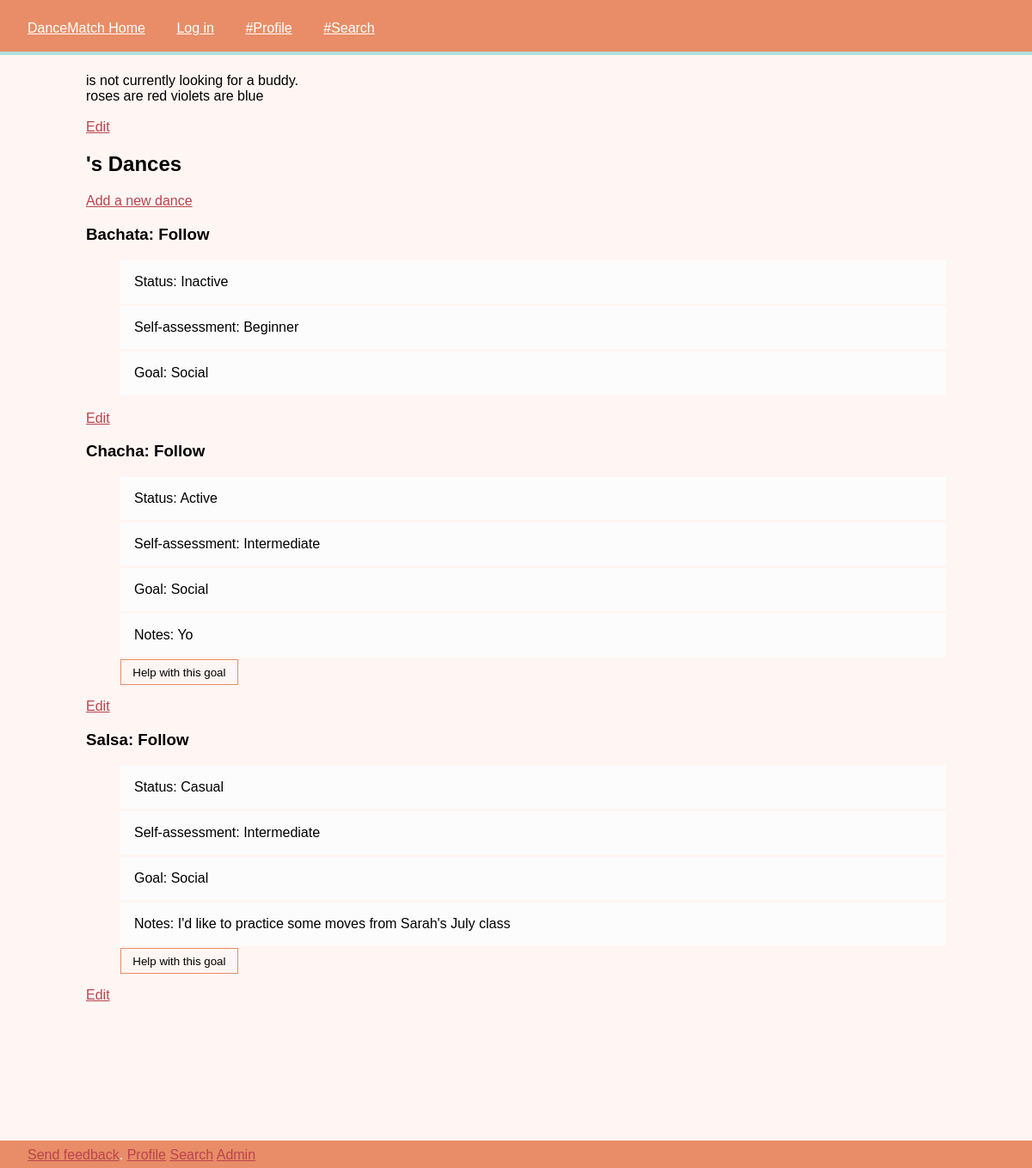
The app's page /profile/2/ with its own data.
### dancematch_app/models.py (models this page shows, shortened)
class Dancer(models.Model):
    user = models.OneToOneField(User)
    bio = models.TextField()
    img_path = models.CharField(max_length=200, default="/static/uploads/default.png")

class DancePrefs(models.Model):
    dance = models.ForeignKey(Dance)
    dancer = models.ForeignKey(Dancer)
    role = models.ForeignKey(DanceRole)
    skill_level = models.ForeignKey(SkillLevel, default=1)
    activity = models.ForeignKey(Activity, default=1)
    goal = models.ForeignKey(Goals, default=1)
    notes = models.TextField(blank=True)
    class Meta:
        verbose_name_plural = "dance prefs"

class Dance(models.Model):
    name = models.CharField(default='', max_length=200)
    description = models.TextField(blank=True)
    class Meta:
        ordering = ["name"]
    def __str__(self):
        return self.name

class DanceRole(models.Model):
    name = models.CharField(max_length=200)
    def __str__(self):
        return self.name

class Activity(models.Model):
    name = models.CharField(max_length=200)
    class Meta:
        verbose_name_plural = "activities"
    def __str__(self):
        return self.name

class SkillLevel(models.Model):
    name = models.CharField(max_length=200)
    def __str__(self):
        return self.name

class Goals(models.Model):
    name = models.CharField(max_length=200)
    class Meta:
        verbose_name_plural = "goals"
    def __str__(self):
        return self.name

### dancematch_app/views.py (the view)
# urls.py: url(r'^profile/(?P<dancer_id>[0-9]+)/$', views.profile, name='profile'),
def profile(request, dancer_id):
    dancer = get_object_or_404(Dancer, pk=dancer_id)
    dance_prefs = DancePrefs.objects.filter(dancer=dancer)
    return render(request, 'profile.html', {'dancer': dancer,
                                            'dance_prefs': dance_prefs,
                                            })

### dancematch_app/templates/profile.html (shortened to what this page needs)
{% extends "base_generic.html" %}
{% load staticfiles %}
{% block content %}
{% if dancer.active_member %}
    {{ dancer.name }} is looking for a buddy!
{% else %}
    {{ dancer.name }} is not currently looking for a buddy.
{% endif %}
<div class="bio">
    {{ dancer.bio }}
</div>
<br>
<a href="/edit/{{ dancer.id }}">Edit</a>
<h2>{{ dancer.name }}'s Dances</h2>
<a href="/edit/{{ dancer.id }}/0/">Add a new dance</a>
{% for dance_pref in dance_prefs|dictsort:"dance.name" %}
    <h3>{{ dance_pref.dance }}: {{ dance_pref.role }}</h3>
    <ul class="prefs">
        {% if dance_pref.activity %}
            <li>Status: {{ dance_pref.activity }}</li>
        {% endif %}
        {% if dance_pref.skill_level %}
            <li>Self-assessment: {{ dance_pref.skill_level }}</li>
        {% endif %}
        {%  if dance_pref.goal %}
            <li>Goal: {{ dance_pref.goal }}</li>
        {% endif %}
        {% if dance_pref.notes != '' %}
            <li>Notes: {{ dance_pref.notes }}</li>
        {% endif %}
        {% if dance_pref.activity.name != "Inactive" %}
            <input class="button" type="button" value="Help with this goal"/>
        {% endif %}
    </ul>
    <a href="/edit/{{ dancer.id }}/{{ dance_pref.id }}/">Edit</a>
{% empty %}
    {{ dancer.name }} has not added any dances.
{% endfor %}
{% endblock %}

### dancematch_app/static/styles/style.css (style rules this page uses)
body { background: #fff6f4; padding: 0; margin: 0; font-family: "Trebuchet MS", sans-serif; }
a { color: #ba444e; }
ul { list-style-type: none; }
li { background-color: #fcfcfc; list-style-type: none; border-bottom: 3px solid #fff6f4; padding: 1em; }
button, .button { display: block; padding: 0.5em 1em; border: 1px solid #e88d67; background-color: #fff6f4; }

### records on screen
Dancer: bio "roses are red violets are blue"
DancePrefs: dance "Bachata", role "Follow", activity "Inactive", skill_level "Beginner", goal "Social"
DancePrefs: dance "Chacha", role "Follow", activity "Active", skill_level "Intermediate", goal "Social", notes "Yo"
DancePrefs: dance "Salsa", role "Follow", activity "Casual", skill_level "Intermediate", goal "Social", notes "I'd like to practice some moves from Sarah's July class"
